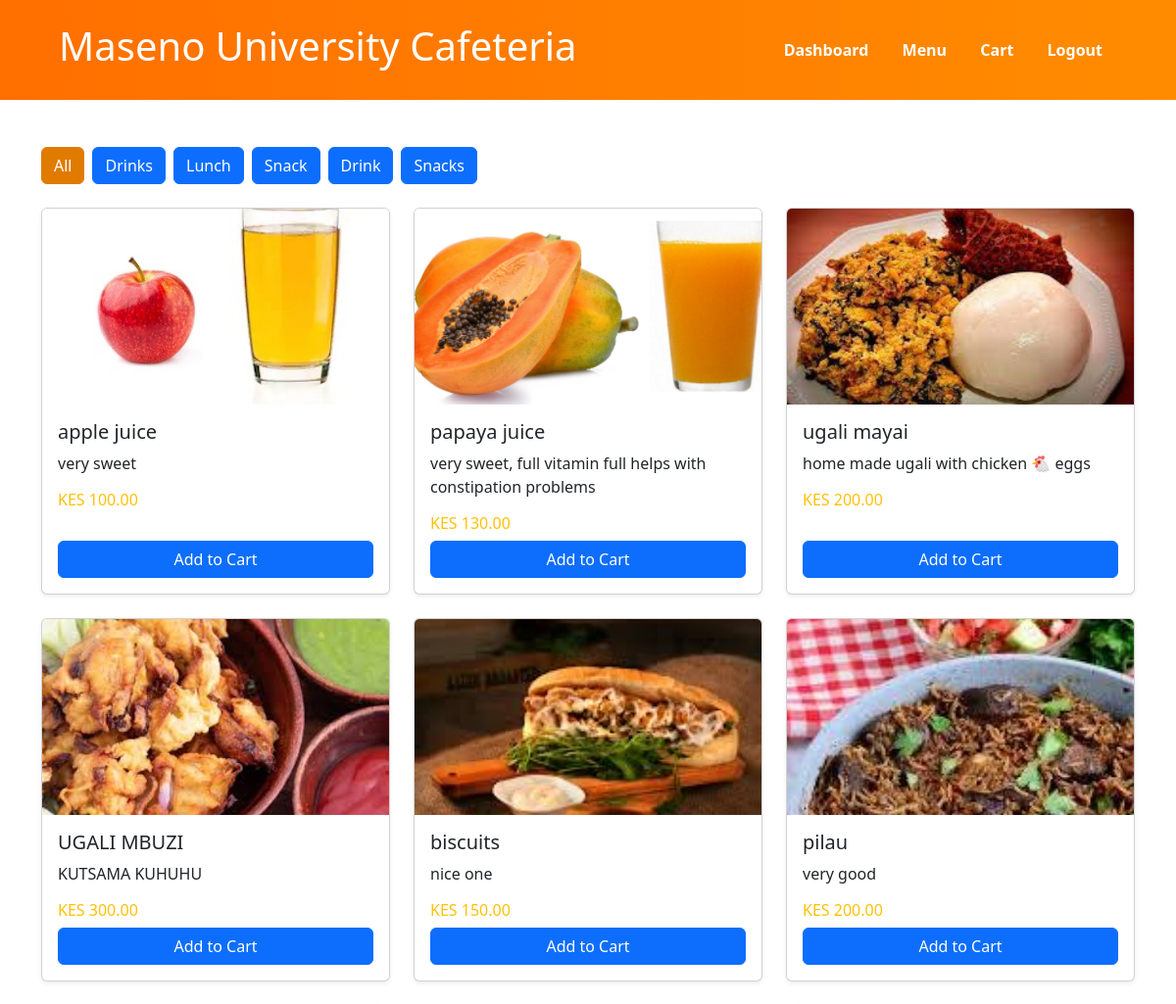
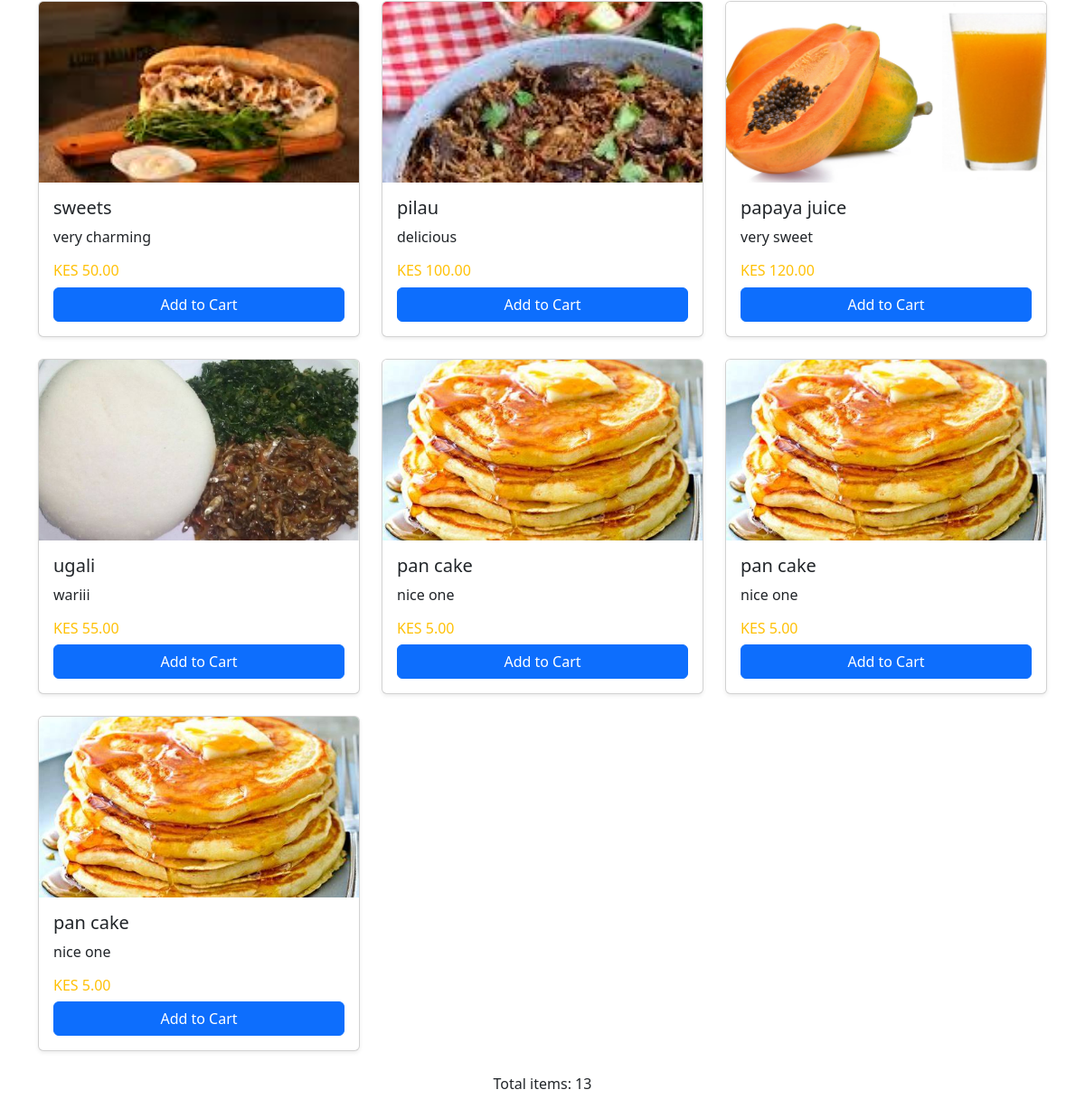
The app's page /shop.php (signed in) with its own data (2 pictures, top to bottom).
### tables this page shows
CREATE TABLE `menu_items` (
  `id` int(11) NOT NULL,
  `name` varchar(100) NOT NULL,
  `description` text DEFAULT NULL,
  `category` varchar(100) DEFAULT NULL,
  `price` decimal(10,2) NOT NULL,
  `image` varchar(255) DEFAULT NULL,
  `created_at` timestamp NOT NULL DEFAULT current_timestamp()
);

### shop.php (the view, shortened to what this page needs)
<?php
require 'db_connect.php';
$result = $conn->query("SELECT DISTINCT category FROM menu_items");
$categories = $result->fetch_all(MYSQLI_ASSOC);
$category_filter = isset($_GET['category']) ? $_GET['category'] : '';
$query = "SELECT id, name, description, price, image, category FROM menu_items";
if ($category_filter) {
    $stmt = $conn->prepare($query . " WHERE category = ?");
    $stmt->bind_param("s", $category_filter);
    $stmt->execute();
    $result = $stmt->get_result();
} else {
    $result = $conn->query($query);
}
$menu_items = $result->fetch_all(MYSQLI_ASSOC);
?>
<!DOCTYPE html>
<html lang="en">
<head>
    <link href="https://cdn.jsdelivr.net/npm/bootstrap@5.3.3/dist/css/bootstrap.min.css" rel="stylesheet">
</head>
<body>
<header class="header">
    <div class="navbar container">
        <h1>Maseno University Cafeteria</h1>
        <nav>
            <a href="customer_dashboard.php">Dashboard</a>
            <a href="shop.php">Menu</a>
            <a href="cart.php">Cart</a>
            <a href="logout.php">Logout</a>
        </nav>
    </div>
</header>
<div class="container my-5">
    <div class="d-flex flex-wrap mb-4">
        <a href="shop.php" class="btn btn-primary me-2 category-btn <?php echo !$category_filter ? 'active' : ''; ?>">All</a>
        <?php foreach ($categories as $category): ?>
            <a href="shop.php?category=<?php echo urlencode($category['category']); ?>"
               class="btn btn-primary me-2 category-btn <?php echo $category_filter === $category['category'] ? 'active' : ''; ?>">
                <?php echo htmlspecialchars($category['category']); ?>
            </a>
        <?php endforeach; ?>
    </div>
    <div class="row row-cols-1 row-cols-sm-2 row-cols-md-3 g-4">
        <?php if (empty($menu_items)): ?>
            <div class="col"><p>No menu items found.</p></div>
        <?php else: ?>
            <?php foreach ($menu_items as $item): ?>
                <div class="col">
                    <div class="card h-100 shadow-sm">
                        <img src="images/<?php echo htmlspecialchars($item['image']); ?>"
                             class="card-img-top"
                             alt="<?php echo htmlspecialchars($item['name']); ?>"
                             style="height: 200px; object-fit: cover;">
                        <div class="card-body d-flex flex-column">
                            <h5 class="card-title"><?php echo htmlspecialchars($item['name']); ?></h5>
                            <p class="card-text"><?php echo htmlspecialchars($item['description']); ?></p>
                            <h6 class="text-warning">KES <?php echo number_format($item['price'], 2); ?></h6>
                            <form action="add_to_cart.php" method="POST" class="mt-auto">
                                <button type="submit" class="btn btn-primary w-100">Add to Cart</button>
                            </form>
                        </div>
                    </div>
                </div>
            <?php endforeach; ?>
        <?php endif; ?>
    </div>
    <?php if (!empty($menu_items)): ?>
        <p class="text-center mt-4">Total items: <?php echo count($menu_items); ?></p>
    <?php endif; ?>
</div>
</body>
</html>

### shop.php (style rules this page uses)
.header { background: linear-gradient(90deg, #ff6f00, #ff8c00); color: white; padding: 15px 60px; position: sticky; top: 0; z-index: 1000; }
.navbar { display: flex; justify-content: space-between; align-items: center; }
.navbar nav a { color: white; text-decoration: none; margin: 0 15px; font-weight: bold; }
.category-btn.active { background-color: #e07b00; border-color: #e07b00; }

### records on screen
menu_items: image (picture), name "apple juice", description "very sweet", price "100.00"
menu_items: image (picture), name "papaya juice", description "very sweet, full vitamin full helps with constipation problems", price "130.00"
menu_items: image (picture), name "ugali mayai", description "home made ugali with chicken 🐔 eggs", price "200.00"
menu_items: image (picture), name "UGALI MBUZI", description "KUTSAMA KUHUHU", price "300.00"
menu_items: image (picture), name "biscuits", description "nice one", price "150.00"
menu_items: image+name (picture), name "pilau", description "very good", price "200.00"
menu_items: image (picture), name "sweets", description "very charming", price "50.00"
menu_items: image+name (picture), name "pilau", description "delicious", price "100.00"
menu_items: image (picture), name "papaya juice", description "very sweet", price "120.00"
menu_items: image+name (picture), name "ugali", description "wariii", price "55.00"
menu_items: image (picture), name "pan cake", description "nice one", price "5.00"
menu_items: image (picture), name "pan cake", description "nice one", price "5.00"
menu_items: image (picture), name "pan cake", description "nice one", price "5.00"

### other values on screen
$category['category'] "Drinks"
$category['category'] "Lunch"
$category['category'] "Snack"
$category['category'] "Drink"
$category['category'] "Snacks"
count($menu_items) "13"
